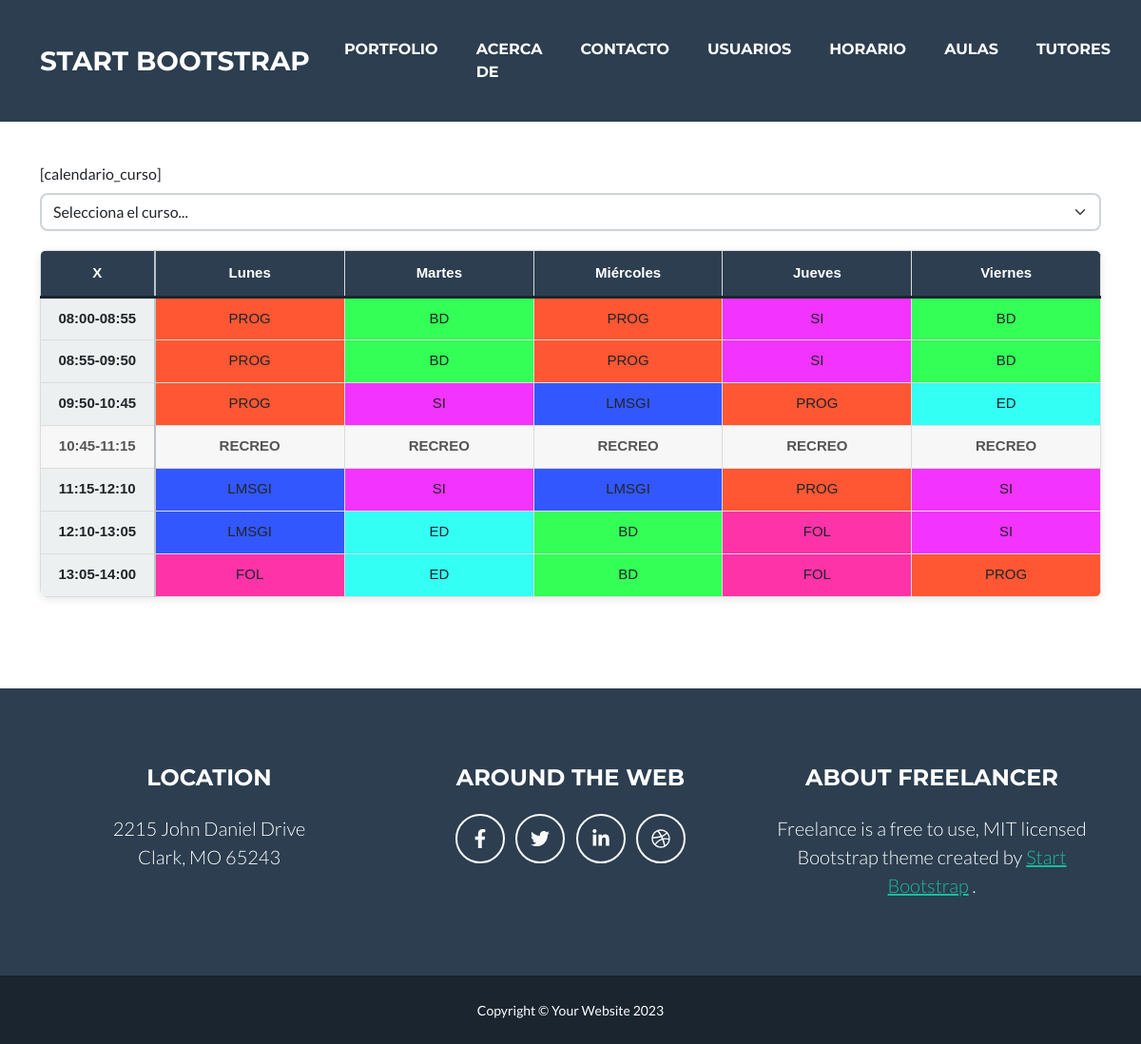
The app's page /horario with its own data.
### tables this page shows
CREATE TABLE modulos (
    id              INT AUTO_INCREMENT PRIMARY KEY,
    nombre          VARCHAR(100) NOT NULL,
    siglas          VARCHAR(10) NOT NULL,
    color           VARCHAR(7) NOT NULL,
    curso_asignado  INT NOT NULL,
    FOREIGN KEY (curso_asignado) REFERENCES cursos(id),

     
    usuario_alta      VARCHAR(255),
    ip_alta           CHAR(15),
    fecha_sis_alta    TIMESTAMP DEFAULT CURRENT_TIMESTAMP,
    usuario_modi      VARCHAR(255),
    ip_modi           CHAR(15),
    fecha_modi        TIMESTAMP NULL DEFAULT NULL
);

### includes/template.php (called while the page is built, shortened)
<?php
    class Template {
        static function seccion($seccion) {
            switch($seccion) {
                case 'horario':
                    $contenido = CalendarioController::pintar();
                break;
            }
            return $contenido;
        }
    }

### includes/modelos/curso.php (called while the page is built)
<?php
class Curso extends Base
{
    function __construct()
    {
        $this->tabla = 'cursos';
    }
    function cargar()
    {
        $datos = [];
        $datos['select'] = 'id, nombre_grado, curso_numero, letra';
        $datos_consulta = $this->get_rows($datos);
        $cursos = [];
        foreach($datos_consulta as $inc => $registro)
        {
            $cursos[$registro['id']] = $registro['curso_numero'].' '.$registro['nombre_grado']. ' '. $registro['letra'];
        }
        return $cursos;
    }
}

### includes/modelos/base.php (called while the page is built, shortened)
<?php
    class Base {
        function get_rows($consulta=[]) {
            $select = $consulta['select'] ?? '*';
            $limit  = isset($consulta['limit'])  ? 'LIMIT '.$consulta['limit'] : '';
            $offset = isset($consulta['offset']) ? 'OFFSET '.$consulta['offset'] : '';
            $where = '';
            $wheremayor = '';
            $sqlwhere = '';
            $sql = "
                SELECT {$select}
                FROM {$this->tabla}
                {$sqlwhere}
                {$limit}
                {$offset}
            ";
            $query = new Query($sql);
            $devolver = [];
            while ($registro = $query->recuperar()) {
                $devolver[] = $registro;
            }
            return $devolver;
        }
    }

### includes/bbdd/bbdd.php (called while the page is built, shortened)
<?php
    class BBDD {
        private static $instancia = null;
        private mysqli $conexion;
        private string $host     = '127.0.0.1';
        private string $usuario  = 'root';
        private string $password = '';
        public  static string $baseDatos = 'lanzarote';
        private function __construct() {
            $this->conexion = new mysqli(
                 $this->host
                ,$this->usuario
                ,$this->password
                ,self::$baseDatos
            );
            $this->conexion->set_charset("utf8mb4");
        }
        public static function getInstancia(): BBDD {
            if (self::$instancia == null) {
                self::$instancia = new BBDD();
            }
            return self::$instancia;
        }
        public function getConexion(): mysqli {
            return $this->conexion;
        }
    }

### includes/bbdd/query.php (called while the page is built, shortened)
<?php
    class Query{
        private $resultado = null;
        public function __construct(string $sql)
        {
            $this->conexion = BBDD::getInstancia()->getConexion();
            $this->resultado = $this->conexion->query($sql);
            return $this;
        }
        public function recuperar(){
            $registro = $this->resultado->fetch_assoc();
            if ($registro == null)
            {
                $this->resultado = null;
            }
            return $registro;
        }
    }

### includes/campo.php (called while the page is built, shortened)
<?php
    class Campo {
        private static $instancia = null;
        private static $val = array();
        private function __construct() {
            foreach($_GET as $campo => $valor) {
                if (self::comprobar_inyeccion($valor)) {
                    self::$val[$campo] = $valor;
                }
            }
        }
        public static function getInstancia(): Campo {
            if (self::$instancia == null) {
                self::$instancia = new Campo();
            }
            return self::$instancia;
        }
        static function val($campo,$set_value = '') {
            if (empty($set_value)) {
                return self::$val[$campo] ?? null;
            } else {
                self::$val[$campo] = $set_value;
            }
        }
        static function comprobar_inyeccion($valor) {
            return True;
        }
    }

### includes/paginas/calendario.controller.php (the view, shortened to what this page needs)
<?php
    class CalendarioController {
        static function pintar() {
            $curso = new Curso();
            $select = new Select([
                'options' => $curso->cargar(),
                'nombre'  => 'calendario_curso'
            ]);
            return "
                <div class=\"container contenido\">
                    <section class=\"page-section calendario\" id=\"calendario\">
                        ".$select->pintar()."
                        <div id=\"place_calendario\">
                            ".self::pintar_calendario(1)."
                        </div>
                    </section>
                </div>
            ";
        }
        static function pintar_calendario($id_curso) {
            $query = new Query("
                SELECT
                    h.dia                              AS dia,
                    h.hora_inicio                      AS hora_inicio,
                    h.hora_fin                         AS hora_fin,
                    m.nombre                           AS nombre_modulo,
                    m.siglas                           AS siglas_modulo,
                    m.color                            AS color_modulo,
                    CONCAT(p.nombre, ' ', p.apellidos) AS nombre_profesor,
                    c.curso_numero,
                    c.nombre_grado,
                    c.letra
                FROM
                    horarios h
                    JOIN modulos m ON h.id_modulo = m.id
                    JOIN personas p ON h.id_profesor = p.id
                    JOIN cursos c ON m.curso_asignado = c.id
                WHERE c.id = '{$id_curso}'
                ORDER BY
                    h.dia, h.hora_inicio;
            ");
            $calendario = [];
            while ($registro = $query->recuperar()) {
                $calendario[
                    substr($registro['hora_inicio'],0,5)
                    .'-'.
                    substr($registro['hora_fin'],0,5)
                ][$registro['dia']] = $registro;
            }
            return "
                <table>
                    <tr>
                        <td>X</td>
                        <td>Lunes</td>
                        <td>Martes</td>
                        <td>Miércoles</td>
                        <td>Jueves</td>
                        <td>Viernes</td>
                    </tr>
                    <tr>
                        <td>08:00-08:55</td>
                        <td style=\"background-color:{$calendario['08:00-08:55']['L']['color_modulo']}\">{$calendario['08:00-08:55']['L']['siglas_modulo']}</td>
                        <td style=\"background-color:{$calendario['08:00-08:55']['M']['color_modulo']}\">{$calendario['08:00-08:55']['M']['siglas_modulo']}</td>
                        <td style=\"background-color:{$calendario['08:00-08:55']['X']['color_modulo']}\">{$calendario['08:00-08:55']['X']['siglas_modulo']}</td>
                        <td style=\"background-color:{$calendario['08:00-08:55']['J']['color_modulo']}\">{$calendario['08:00-08:55']['J']['siglas_modulo']}</td>
                        <td style=\"background-color:{$calendario['08:00-08:55']['V']['color_modulo']}\">{$calendario['08:00-08:55']['V']['siglas_modulo']}</td>
                    </tr>
                    <tr>
                        <td>08:55-09:50</td>
                        <td style=\"background-color:{$calendario['08:55-09:50']['L']['color_modulo']}\">{$calendario['08:55-09:50']['L']['siglas_modulo']}</td>
                        <td style=\"background-color:{$calendario['08:55-09:50']['M']['color_modulo']}\">{$calendario['08:55-09:50']['M']['siglas_modulo']}</td>
                        <td style=\"background-color:{$calendario['08:55-09:50']['X']['color_modulo']}\">{$calendario['08:55-09:50']['X']['siglas_modulo']}</td>
                        <td style=\"background-color:{$calendario['08:55-09:50']['J']['color_modulo']}\">{$calendario['08:55-09:50']['J']['siglas_modulo']}</td>
                        <td style=\"background-color:{$calendario['08:55-09:50']['V']['color_modulo']}\">{$calendario['08:55-09:50']['V']['siglas_modulo']}</td>
                    </tr>
                    <tr>
                        <td>09:50-10:45</td>
                        <td style=\"background-color:{$calendario['09:50-10:45']['L']['color_modulo']}\">{$calendario['09:50-10:45']['L']['siglas_modulo']}</td>
                        <td style=\"background-color:{$calendario['09:50-10:45']['M']['color_modulo']}\">{$calendario['09:50-10:45']['M']['siglas_modulo']}</td>
                        <td style=\"background-color:{$calendario['09:50-10:45']['X']['color_modulo']}\">{$calendario['09:50-10:45']['X']['siglas_modulo']}</td>
                        <td style=\"background-color:{$calendario['09:50-10:45']['J']['color_modulo']}\">{$calendario['09:50-10:45']['J']['siglas_modulo']}</td>
                        <td style=\"background-color:{$calendario['09:50-10:45']['V']['color_modulo']}\">{$calendario['09:50-10:45']['V']['siglas_modulo']}</td>
                    </tr>
                    <tr>
                        <td>10:45-11:15</td>
                        <td>RECREO</td>
                        <td>RECREO</td>
                        <td>RECREO</td>
                        <td>RECREO</td>
                        <td>RECREO</td>
                    </tr>
                    <tr>
                        <td>11:15-12:10</td>
                        <td style=\"background-color:{$calendario['11:15-12:10']['L']['color_modulo']}\">{$calendario['11:15-12:10']['L']['siglas_modulo']}</td>
                        <td style=\"background-color:{$calendario['11:15-12:10']['M']['color_modulo']}\">{$calendario['11:15-12:10']['M']['siglas_modulo']}</td>
                        <td style=\"background-color:{$calendario['11:15-12:10']['X']['color_modulo']}\">{$calendario['11:15-12:10']['X']['siglas_modulo']}</td>
                        <td style=\"background-color:{$calendario['11:15-12:10']['J']['color_modulo']}\">{$calendario['11:15-12:10']['J']['siglas_modulo']}</td>
                        <td style=\"background-color:{$calendario['11:15-12:10']['V']['color_modulo']}\">{$calendario['11:15-12:10']['V']['siglas_modulo']}</td>
                    </tr>
                    <tr>
                        <td>12:10-13:05</td>
                        <td style=\"background-color:{$calendario['12:10-13:05']['L']['color_modulo']}\">{$calendario['12:10-13:05']['L']['siglas_modulo']}</td>
                        <td style=\"background-color:{$calendario['12:10-13:05']['M']['color_modulo']}\">{$calendario['12:10-13:05']['M']['siglas_modulo']}</td>
                        <td style=\"background-color:{$calendario['12:10-13:05']['X']['color_modulo']}\">{$calendario['12:10-13:05']['X']['siglas_modulo']}</td>
                        <td style=\"background-color:{$calendario['12:10-13:05']['J']['color_modulo']}\">{$calendario['12:10-13:05']['J']['siglas_modulo']}</td>
                        <td style=\"background-color:{$calendario['12:10-13:05']['V']['color_modulo']}\">{$calendario['12:10-13:05']['V']['siglas_modulo']}</td>
                    </tr>
                    <tr>
                        <td>13:05-14:00</td>
                        <td style=\"background-color:{$calendario['13:05-14:00']['L']['color_modulo']}\">{$calendario['13:05-14:00']['L']['siglas_modulo']}</td>
                        <td style=\"background-color:{$calendario['13:05-14:00']['M']['color_modulo']}\">{$calendario['13:05-14:00']['M']['siglas_modulo']}</td>
                        <td style=\"background-color:{$calendario['13:05-14:00']['X']['color_modulo']}\">{$calendario['13:05-14:00']['X']['siglas_modulo']}</td>
                        <td style=\"background-color:{$calendario['13:05-14:00']['J']['color_modulo']}\">{$calendario['13:05-14:00']['J']['siglas_modulo']}</td>
                        <td style=\"background-color:{$calendario['13:05-14:00']['V']['color_modulo']}\">{$calendario['13:05-14:00']['V']['siglas_modulo']}</td>
                    </tr>
                </table>
            ";
        }
    }

### css/estilos.css (style rules this page uses)
.contenido { margin-top:25px; }

### includes/paginas/calendario.controller.php (style rules this page uses)
.calendario table { width: 100%; border-collapse: collapse; margin-top: 20px; font-family: Arial, sans-serif; font-size: 15px; }
.calendario table tr:first-child td { background: #2c3e50; color: white; font-weight: bold; text-align: center; padding: 12px 0; border-bottom: 3px solid #1a252f; }
.calendario table td:first-child { background: #ecf0f1; font-weight: bold; text-align: center; width: 120px; border-right: 2px solid #bdc3c7; }
.calendario table td { border: 1px solid #dcdcdc; text-align: center; padding: 10px; height: 45px; transition: background 0.2s ease; }
.calendario table tr:nth-child(5) td { background: #f7f7f7 !important; font-weight: bold; color: #555; }
.calendario table { border-radius: 8px; overflow: hidden; box-shadow: 0 2px 8px rgba(0,0,0,0.1); }

### records on screen
modulos: siglas "PROG"
modulos: siglas "BD"
modulos: siglas "SI"
modulos: siglas "LMSGI"
modulos: siglas "ED"
modulos: siglas "FOL"

### other values on screen
Template::nav() "START BOOTSTRAP PORTFOLIO ACERCA DE CONTACTO USUARIOS HORARIO AULAS TUTORES"
Idioma::lit($this->nombre) "[calendario_curso]"
Template::footer() "LOCATION 2215 John Daniel Drive Clark, MO 65243 AROUND THE WEB ABOUT FREELANCER Freelance is a free to use, MIT licensed Bootstrap theme created by Start Bootstrap . Copyright © Your Website 2023"
form field calendario_curso "Selecciona el curso..."
